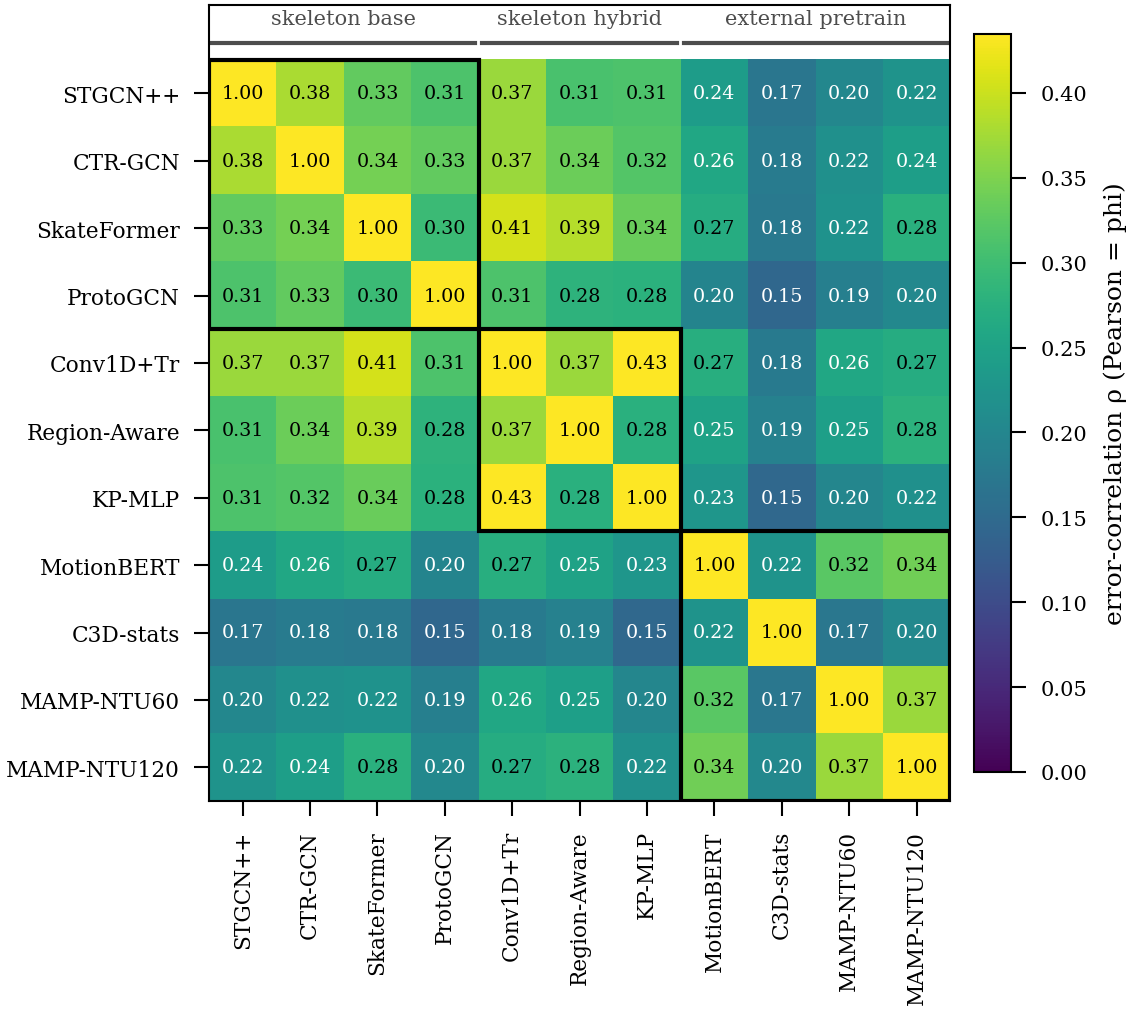

This figure's Python source:
"""paper/figures/fig04_member_corr.py — Fig.4 (P5).

Design doc: paper/data_inventory.md (P0).  The load-bearing figure for
"why error-space orthogonality matters": pairwise correlation of per-sample
ERROR indicators across the 11 ensemble members (OOF, n=7,992).

For binary indicators the Pearson correlation IS the phi coefficient; we
compute both and assert equality, then plot/emit the (identical) matrix.

Members ordered semantically into 3 groups (thick black block borders):
  G1 skeleton-only base : STGCN++, CTR-GCN, SkateFormer, ProtoGCN
  G2 skeleton hybrid    : Conv1D+Tr, Region-Aware, KP-MLP
  G3 external pretrain  : MotionBERT, C3D-stats, MAMP-NTU60, MAMP-NTU120

All 11 member OOF files present (P0 inventory) -> full 11x11, no skips.
Anonymized (model family names only).
"""

import csv
import sys
from pathlib import Path

sys.path.insert(0, str(Path(__file__).resolve().parent.parent))  # paper/

import numpy as np  # noqa: E402

import reconcile_f1 as R  # noqa: E402
from _style import (PALETTE_SEQ, ONE_COL, save_fig, seed_all,  # noqa: E402
                     setup_ieee)

import matplotlib.pyplot as plt  # noqa: E402
from matplotlib.patches import Rectangle  # noqa: E402

setup_ieee()
seed_all(42)

raw, y, fold_ids = R.load_oof()

# semantic member order + display labels + group spans
ORDER = ["exp002_a04_smooth", "exp003_ctrgcn_a00", "exp004_skateformer_a01",
         "exp006_protogcn_a00", "exp020_conv1d_transformer_a01",
         "exp034_regionaware_convtr_a00", "exp023_keypoint_pool_mlp_a00",
         "MB", "C3D", "MAMP60xsub", "MAMP120xset"]
LABELS = ["STGCN++", "CTR-GCN", "SkateFormer", "ProtoGCN", "Conv1D+Tr",
          "Region-Aware", "KP-MLP", "MotionBERT", "C3D-stats", "MAMP-NTU60",
          "MAMP-NTU120"]
GROUPS = [(0, 4, "skeleton base"), (4, 7, "skeleton hybrid"),
          (7, 11, "external pretrain")]
assert set(ORDER) == set(R.PROD + R.EXTRA4) and len(ORDER) == 11

# per-sample error indicator e_m[i] = 1 if member m wrong on sample i
E = np.stack([(raw[m].argmax(-1) != y).astype(np.float64) for m in ORDER])
pearson = np.corrcoef(E)                       # 11x11, diag = 1


def _phi(a, b):
    """phi coefficient from the 2x2 binary contingency table."""
    n11 = np.sum((a == 1) & (b == 1))
    n10 = np.sum((a == 1) & (b == 0))
    n01 = np.sum((a == 0) & (b == 1))
    n00 = np.sum((a == 0) & (b == 0))
    den = np.sqrt((n11 + n10) * (n01 + n00) * (n11 + n01) * (n10 + n00))
    return (n11 * n00 - n10 * n01) / den if den > 0 else 0.0


phi = np.array([[_phi(E[i], E[j]) for j in range(11)] for i in range(11)])
assert np.allclose(pearson, phi, atol=1e-9), "phi must equal Pearson (binary)"

# reverse-rank off-diagonal pairs (upper triangle)
pairs = [(i, j, pearson[i, j]) for i in range(11) for j in range(i + 1, 11)]
pairs.sort(key=lambda t: t[2])
low3 = pairs[:3]
high3 = pairs[-3:][::-1]

# machine-readable CSV
csv_path = Path(__file__).resolve().parent / "fig04_member_corr_values.csv"
with open(csv_path, "w", newline="") as f:
    w = csv.writer(f)
    w.writerow(["# Pearson==phi (per-sample error indicators, OOF n=%d)"
                % len(y)])
    w.writerow([""] + LABELS)
    for i, lab in enumerate(LABELS):
        w.writerow([lab] + [f"{pearson[i, j]:.4f}" for j in range(11)])

# off-diagonal max -> vmax (don't waste cmap on the trivial diagonal=1)
offmax = float(np.max(pearson - np.eye(11) * 2))

fig, ax = plt.subplots()
fig.set_size_inches(ONE_COL, 3.7)
im = ax.imshow(pearson, cmap=PALETTE_SEQ, vmin=0.0, vmax=offmax,
               aspect="equal")
for i in range(11):
    for j in range(11):
        v = pearson[i, j]
        ax.text(j, i, f"{v:.2f}", ha="center", va="center", fontsize=4.6,
                color="white" if v < offmax * 0.6 else "black")
# thick group block borders
for a, b, _ in GROUPS:
    ax.add_patch(Rectangle((a - 0.5, a - 0.5), b - a, b - a, fill=False,
                           edgecolor="black", linewidth=1.0))
ax.set_xticks(range(11))
ax.set_xticklabels(LABELS, rotation=90, fontsize=5.2)
ax.set_yticks(range(11))
ax.set_yticklabels(LABELS, fontsize=5.2)
ax.grid(False)
# group brackets along the top
line_y = -0.75
for a, b, _ in GROUPS:
    ax.plot([a - 0.45, b - 0.55], [line_y, line_y], lw=1.0, color="0.3",
            clip_on=False)
offset = 0.22
texts = []
for a, b, name in GROUPS:
    texts.append(ax.text((a + b - 1) / 2, line_y - offset, name,
                         ha="center", va="bottom", fontsize=5.0,
                         color="0.3", clip_on=False))
for _ in range(5):
    fig.canvas.draw()
    line_y_display = ax.transData.transform((0, line_y))[1]
    low = line_y_display - 3.0
    high = line_y_display + 3.0
    overlaps = [
        text.get_window_extent(renderer=fig.canvas.get_renderer()).y0 <= high
        and text.get_window_extent(renderer=fig.canvas.get_renderer()).y1 >= low
        for text in texts
    ]
    if not any(overlaps):
        break
    offset += 0.12
    for text in texts:
        text.set_y(line_y - offset)
else:
    raise AssertionError("Group labels overlap bracket line after 5 offset attempts")
cb = fig.colorbar(im, ax=ax, fraction=0.046, pad=0.03)
cb.ax.tick_params(labelsize=5)
cb.set_label("error-correlation ρ (Pearson = phi)", fontsize=6)

pdf, png = save_fig(fig, "fig04_member_corr")
plt.close(fig)
print(f"saved {pdf}")
print(f"saved {png}")
print(f"saved {csv_path}")
print(f"off-diagonal range: [{min(p[2] for p in pairs):.3f}, "
      f"{max(p[2] for p in pairs):.3f}]")
print("3 MOST orthogonal (lowest ρ):")
for i, j, v in low3:
    print(f"  {LABELS[i]:>12} ~ {LABELS[j]:<12} ρ={v:.3f}")
print("3 MOST redundant (highest ρ):")
for i, j, v in high3:
    print(f"  {LABELS[i]:>12} ~ {LABELS[j]:<12} ρ={v:.3f}")
